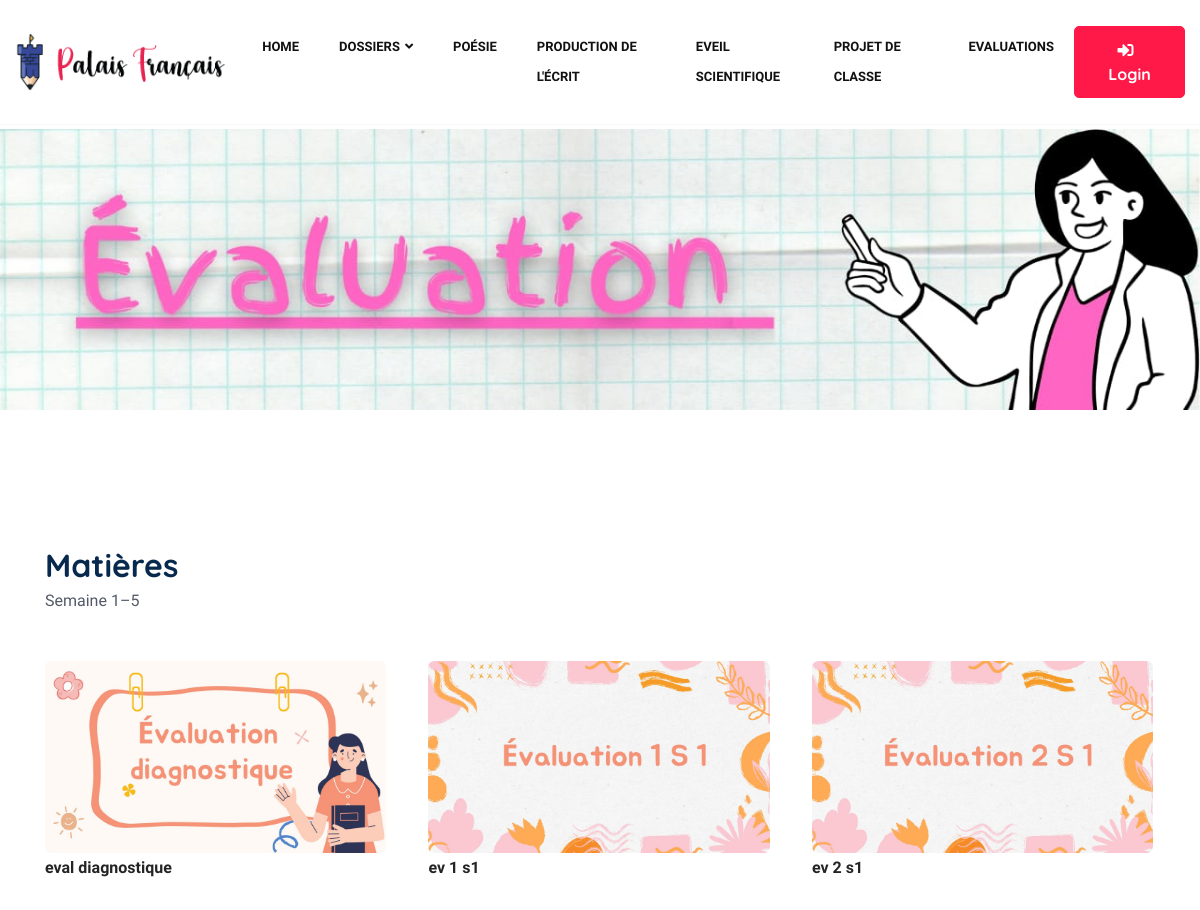
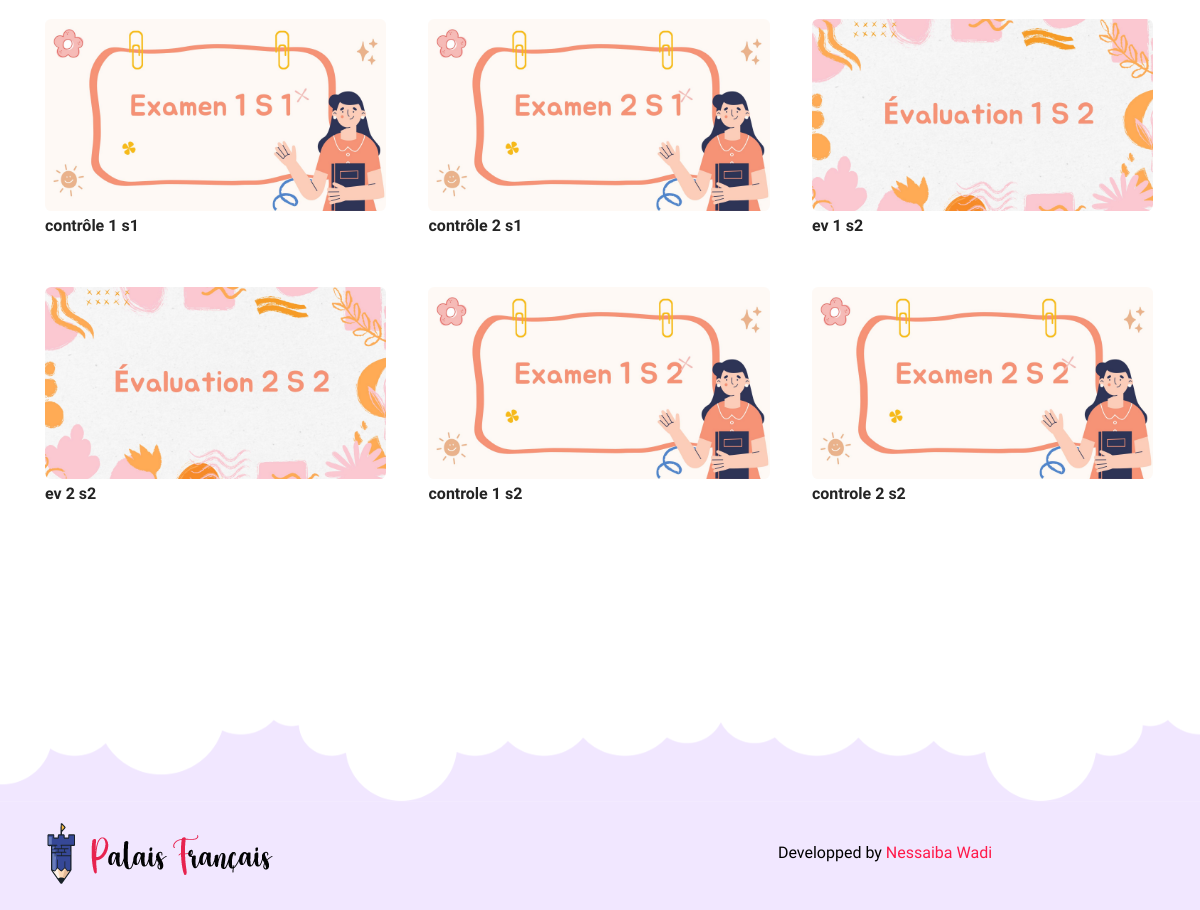
/Evaluation2.php, run on the app's committed database (2 pictures, top to bottom).
### tables this page shows
CREATE TABLE `courses` (
  `course_id` int(11) NOT NULL,
  `theme_id` int(11) DEFAULT NULL,
  `course_name` varchar(255) DEFAULT NULL,
  `course_pdf` varchar(255) DEFAULT NULL,
  `picture` varchar(255) DEFAULT NULL
);

### Evaluation2.php (the view, shortened to what this page needs)
<!DOCTYPE html>
<html lang="zxx">
<head>
    <link rel="stylesheet" href="assets/vendors/bootstrap/bootstrap.css">
    <link rel="stylesheet" href="assets/vendors/fontawesome/css/all.css">
    <link rel="stylesheet" href="assets/vendors/bicon/css/bicon.min.css">
    <link rel="stylesheet" href="assets/vendors/themify/themify-icons.css">
    <link rel="stylesheet" href="assets/vendors/animate-css/animate.css">
    <link rel="stylesheet" href="assets/vendors/woocommerce/woocommerce-layouts.css">
    <link rel="stylesheet" href="assets/vendors/woocommerce/woocommerce-small-screen.css">
    <link rel="stylesheet" href="assets/vendors/woocommerce/woocommerce.css">
    <link rel="stylesheet" href="assets/vendors/owl/assets/owl.carousel.min.css">
    <link rel="stylesheet" href="assets/vendors/owl/assets/owl.theme.default.min.css">
    <link rel="stylesheet" href="assets/css/style.css">
    <link rel="stylesheet" href="assets/css/responsive.css">
</head>
<body id="top-header">
<?php include "header2.php" ?>
<section class="page-header-17">
</section>
<main class="site-main page-wrapper woocommerce">
    <section class="space-3">
        <div class="container">
            <div class="row">
                <div class="col-lg-12 mb-4 mb-lg-0">
                    <div class="section-title">
                        <h2 class="title d-block text-left-sm">Matières</h2>
                        <p class="woocommerce-result-count"> Semaine 1–5</p>
                    </div>
                    <ul class="products columns-3">
                        <?php
                        include "conn.php";
                        $theme_id = 7;
                        $resultCourses = $mysqli->query("SELECT * FROM Courses WHERE theme_id = $theme_id");
                        $counter = 0;
                        while ($course = $resultCourses->fetch_assoc()) {
                            $counter++;
                            $class = ($counter % 3 == 0) ? 'product last' : 'product';
                            ?>
                            <li class="<?php echo $class; ?>">
                                <div class="product-wrap">
                                    <?php echo '<a href="' . $course['course_pdf'] . '" target="_blank" class=""><img src="' . $course['picture'] . '" alt=""></a>'; ?>
                                </div>
                                <span class="price">
                                <span class="woocommerce-Price-amount amount">
                                     <?php echo $course['course_name'] ?>
                                </span>
                            </span>
                            </li>
                            <?php
                        }?>
                    </ul>
                </div>
            </div>
        </div>
    </section>
</main>
<?php include "footer.php" ?>
<div class="fixed-btm-top">
</div>
</body>
</html>

### data on the page
courses: picture (picture), course_name "eval diagnostique"
courses: picture (picture), course_name "ev 1 s1"
courses: picture (picture), course_name "ev 2 s1"
courses: picture (picture), course_name "contrôle 1 s1"
courses: picture (picture), course_name "contrôle 2 s1"
courses: picture (picture), course_name "ev 1 s2"
courses: picture (picture), course_name "ev 2 s2"
courses: picture (picture), course_name "controle 1 s2"
courses: picture (picture), course_name "controle 2 s2"
